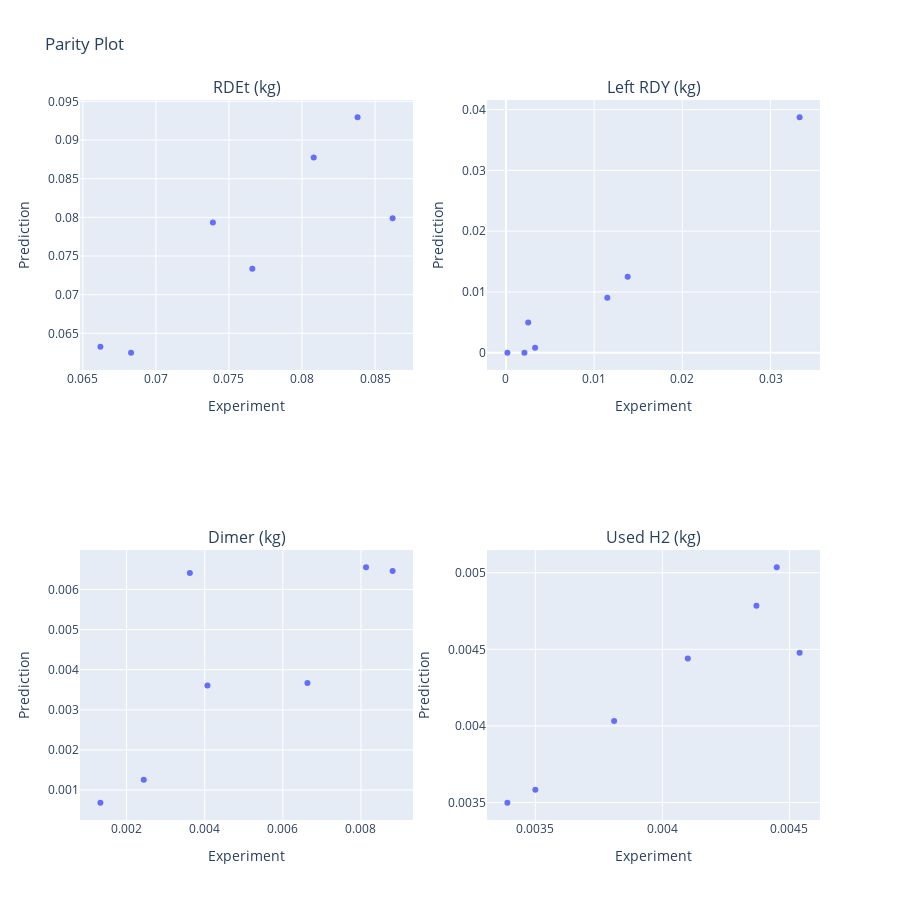

The notebook cell this image was saved under:
### Code cell
# Parity plot after model calibratioin
cal_reaction_params = [(k, v) for k, v in cal_params if k in [p[0] for p in hydrogenation.reaction_params()]]
cal_transport_params = [(k, v) for k, v in cal_params if k in [p[0] for p in hydrogenation.transport_params()]]
hydrogenation.plot_simulation_parity(exp_dataset, reaction_params=cal_reaction_params, transport_params=cal_transport_params)

### Figure 1 — Plotly figure (JSON) as saved in the notebook; plotly's stock layout.template omitted (floating-point values rounded to 4 significant figures)
{"data": [{"hovertemplate": "Experiment=%{x}<br>Prediction=%{y}<extra></extra>", "legendgroup": "", "marker": {"color": "#636efa", "symbol": "circle"}, "mode": "markers", "name": "", "orientation": "v", "showlegend": false, "type": "scatter", "x": [0.0662, 0.0838, 0.0862, 0.0739, 0.0766, 0.0808, 0.0683], "xaxis": "x", "y": [0.06325, 0.09295, 0.07987, 0.07935, 0.07335, 0.08774, 0.06249], "yaxis": "y"}, {"hovertemplate": "Experiment=%{x}<br>Prediction=%{y}<extra></extra>", "legendgroup": "", "marker": {"color": "#636efa", "symbol": "circle"}, "mode": "markers", "name": "", "orientation": "v", "showlegend": false, "type": "scatter", "x": [0.0333, 0.01149, 0.00252, 0.00209, 0.0138, 0.0033, 0.00016], "xaxis": "x2", "y": [0.03874, 0.009047, 0.004995, 1e-06, 0.01252, 0.0008176, 1e-06], "yaxis": "y2"}, {"hovertemplate": "Experiment=%{x}<br>Prediction=%{y}<extra></extra>", "legendgroup": "", "marker": {"color": "#636efa", "symbol": "circle"}, "mode": "markers", "name": "", "orientation": "v", "showlegend": false, "type": "scatter", "x": [0.00244, 0.00663, 0.00362, 0.00813, 0.00133, 0.00407, 0.00881], "xaxis": "x3", "y": [0.001258, 0.003669, 0.006408, 0.006554, 0.0006837, 0.003605, 0.00646], "yaxis": "y3"}, {"hovertemplate": "Experiment=%{x}<br>Prediction=%{y}<extra></extra>", "legendgroup": "", "marker": {"color": "#636efa", "symbol": "circle"}, "mode": "markers", "name": "", "orientation": "v", "showlegend": false, "type": "scatter", "x": [0.00339, 0.00445, 0.00454, 0.0041, 0.00381, 0.00437, 0.0035], "xaxis": "x4", "y": [0.003498, 0.005036, 0.004477, 0.00444, 0.004033, 0.004785, 0.003582], "yaxis": "y4"}], "layout": {"annotations": [{"font": {"size": 16}, "showarrow": false, "text": "RDEt (kg)", "x": 0.225, "xanchor": "center", "xref": "paper", "y": 1, "yanchor": "bottom", "yref": "paper"}, {"font": {"size": 16}, "showarrow": false, "text": "Left RDY (kg)", "x": 0.775, "xanchor": "center", "xref": "paper", "y": 1, "yanchor": "bottom", "yref": "paper"}, {"font": {"size": 16}, "showarrow": false, "text": "Dimer (kg)", "x": 0.225, "xanchor": "center", "xref": "paper", "y": 0.375, "yanchor": "bottom", "yref": "paper"}, {"font": {"size": 16}, "showarrow": false, "text": "Used H2 (kg)", "x": 0.775, "xanchor": "center", "xref": "paper", "y": 0.375, "yanchor": "bottom", "yref": "paper"}], "height": 900, "title": {"text": "Parity Plot"}, "width": 900, "xaxis": {"anchor": "y", "domain": [0, 0.45], "title": {"text": "Experiment"}}, "xaxis2": {"anchor": "y2", "domain": [0.55, 1], "title": {"text": "Experiment"}}, "xaxis3": {"anchor": "y3", "domain": [0, 0.45], "title": {"text": "Experiment"}}, "xaxis4": {"anchor": "y4", "domain": [0.55, 1], "title": {"text": "Experiment"}}, "yaxis": {"anchor": "x", "domain": [0.625, 1], "title": {"text": "Prediction"}}, "yaxis2": {"anchor": "x2", "domain": [0.625, 1], "title": {"text": "Prediction"}}, "yaxis3": {"anchor": "x3", "domain": [0, 0.375], "title": {"text": "Prediction"}}, "yaxis4": {"anchor": "x4", "domain": [0, 0.375], "title": {"text": "Prediction"}}}}
